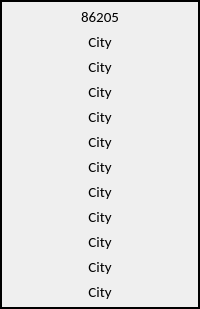
         <widget class="QFrame" name="f_pro_codes">
          <property name="frameShape">
           <enum>QFrame::WinPanel</enum>
          </property>
          <property name="frameShadow">
           <enum>QFrame::Plain</enum>
          </property>
          <layout class="QVBoxLayout" name="verticalLayout_194">
           <property name="spacing">
            <number>5</number>
           </property>
           <property name="leftMargin">
            <number>5</number>
           </property>
           <property name="topMargin">
            <number>5</number>
           </property>
           <property name="rightMargin">
            <number>5</number>
           </property>
           <property name="bottomMargin">
            <number>5</number>
           </property>
           <item>
            <widget class="QLabel" name="pc_1">
             <property name="font">
              <font>
               <family>Calibri</family>
               <pointsize>11</pointsize>
               <bold>false</bold>
              </font>
             </property>
             <property name="text">
              <string>86205</string>
             </property>
             <property name="alignment">
              <set>Qt::AlignCenter</set>
             </property>
            </widget>
           </item>
           <item>
            <widget class="QLabel" name="pc_2">
             <property name="font">
              <font>
               <family>Calibri</family>
               <pointsize>11</pointsize>
               <bold>false</bold>
              </font>
             </property>
             <property name="text">
              <string>City</string>
             </property>
             <property name="alignment">
              <set>Qt::AlignCenter</set>
             </property>
            </widget>
           </item>
           <item>
            <widget class="QLabel" name="pc_3">
             <property name="font">
              <font>
               <family>Calibri</family>
               <pointsize>11</pointsize>
               <bold>false</bold>
              </font>
             </property>
             <property name="text">
              <string>City</string>
             </property>
             <property name="alignment">
              <set>Qt::AlignCenter</set>
             </property>
            </widget>
           </item>
           <item>
            <widget class="QLabel" name="pc_4">
             <property name="font">
              <font>
               <family>Calibri</family>
               <pointsize>11</pointsize>
               <bold>false</bold>
              </font>
             </property>
             <property name="text">
              <string>City</string>
             </property>
             <property name="alignment">
              <set>Qt::AlignCenter</set>
             </property>
            </widget>
           </item>
           <item>
            <widget class="QLabel" name="pc_5">
             <property name="font">
              <font>
               <family>Calibri</family>
               <pointsize>11</pointsize>
               <bold>false</bold>
              </font>
             </property>
             <property name="text">
              <string>City</string>
             </property>
             <property name="alignment">
              <set>Qt::AlignCenter</set>
             </property>
            </widget>
           </item>
           <item>
            <widget class="QLabel" name="pc_6">
             <property name="font">
              <font>
               <family>Calibri</family>
               <pointsize>11</pointsize>
               <bold>false</bold>
              </font>
             </property>
             <property name="text">
              <string>City</string>
             </property>
             <property name="alignment">
              <set>Qt::AlignCenter</set>
             </property>
            </widget>
           </item>
           <item>
            <widget class="QLabel" name="pc_7">
             <property name="font">
              <font>
               <family>Calibri</family>
               <pointsize>11</pointsize>
               <bold>false</bold>
              </font>
             </property>
             <property name="text">
              <string>City</string>
             </property>
             <property name="alignment">
              <set>Qt::AlignCenter</set>
             </property>
            </widget>
           </item>
           <item>
            <widget class="QLabel" name="pc_8">
             <property name="font">
              <font>
               <family>Calibri</family>
               <pointsize>11</pointsize>
               <bold>false</bold>
              </font>
             </property>
             <property name="text">
              <string>City</string>
             </property>
             <property name="alignment">
              <set>Qt::AlignCenter</set>
             </property>
            </widget>
           </item>
           <item>
            <widget class="QLabel" name="pc_9">
             <property name="font">
              <font>
               <family>Calibri</family>
               <pointsize>11</pointsize>
               <bold>false</bold>
              </font>
             </property>
             <property name="text">
              <string>City</string>
             </property>
             <property name="alignment">
              <set>Qt::AlignCenter</set>
             </property>
            </widget>
           </item>
           <item>
            <widget class="QLabel" name="pc_10">
             <property name="font">
              <font>
               <family>Calibri</family>
               <pointsize>11</pointsize>
               <bold>false</bold>
              </font>
             </property>
             <property name="text">
              <string>City</string>
             </property>
             <property name="alignment">
              <set>Qt::AlignCenter</set>
             </property>
            </widget>
           </item>
           <item>
            <widget class="QLabel" name="pc_11">
             <property name="font">
              <font>
               <family>Calibri</family>
               <pointsize>11</pointsize>
               <bold>false</bold>
              </font>
             </property>
             <property name="text">
              <string>City</string>
             </property>
             <property name="alignment">
              <set>Qt::AlignCenter</set>
             </property>
            </widget>
           </item>
           <item>
            <widget class="QLabel" name="pc_12">
             <property name="font">
              <font>
               <family>Calibri</family>
               <pointsize>11</pointsize>
               <bold>false</bold>
              </font>
             </property>
             <property name="text">
              <string>City</string>
             </property>
             <property name="alignment">
              <set>Qt::AlignCenter</set>
             </property>
            </widget>
           </item>
          </layout>
         </widget>
